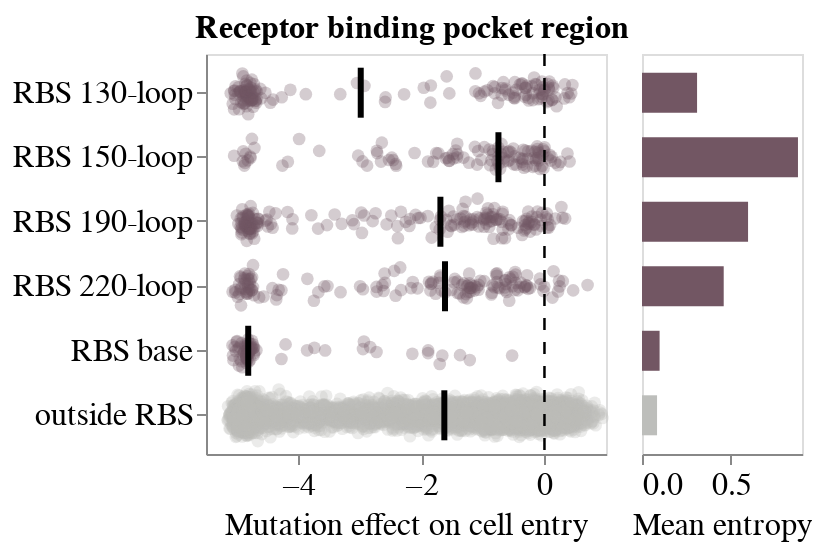

Write notebook code for a chart like this one.
### Markdown cell above
### Distribution of functional effects across classic receptor binding pocket regions

### Code cell
# Define custom colors for each RBS region
colors = {
    'outside RBS': '#bdbebb',
    'RBS 130-loop': '#725663',
    'RBS 150-loop': '#725663',
    'RBS 190-loop': '#725663',
    'RBS 220-loop': '#725663',
    'RBS base': '#725663'
}

# Create the jitter plot layer
points = alt.Chart(func_data_ann).mark_circle(size=40, opacity=0.3, stroke=None, strokeWidth=0).encode(
    y=alt.Y(
        "rbs_region",
        axis=alt.Axis(
            grid=False,
            titleFontSize=16,
            titleFontWeight='normal',
            labelFontSize=16,
            labelFontWeight='normal',
        )
    ).title(None),
    x=alt.X(
        'effect',
        title=(["Mutation effect on cell entry"]),
        axis=alt.Axis(
            grid=False,
             tickCount=4,
            titleFontSize=16,
            titleFontWeight='normal',
            labelFontSize=16,
            labelFontWeight='normal',
        )
    ),
    yOffset="jitter:Q",
    color=alt.Color(
            "rbs_region",
            scale=alt.Scale(domain=list(colors.keys()), range=list(colors.values())),
            legend=None
    ),
    tooltip=['site', 'wildtype', 'mutant', 'effect'],
).transform_calculate(
    jitter="sqrt(-2*log(random()))*cos(2*PI*random())"
)

# Add black median line
median_line = alt.Chart(func_data_ann).mark_tick(
    color='black',
    thickness=3,
    size=25
).encode(
    y='rbs_region:N',
    x='median(effect):Q'
)

vline = alt.Chart().mark_rule(
    color='black',
    size=1.25,
    opacity=1.0,
    strokeDash=[6,6]
).encode(x=alt.X(datum=0))

# Combine layers with median line on top
chart = alt.layer(
    points,
    median_line,
    vline
).properties(
    height=200, 
    width=200
)

mean_entropy_rbs = func_data_ann[['site', 'rbs_region', 'entropy']].drop_duplicates().groupby(
    "rbs_region"
)["entropy"].mean().reset_index().rename(
    columns={'entropy': 'mean_entropy'}
)

bar_chart = alt.Chart(mean_entropy_rbs).mark_bar(size=20).encode(
    x=alt.X(
        'mean_entropy:Q',
        title='Mean entropy',
        axis=alt.Axis(
            grid=False,
            tickCount=2,
            titleFontSize=16,
            titleFontWeight='normal',
            labelFontSize=16,
            labelFontWeight='normal',
        )
    ),
    y=alt.Y(
        'rbs_region:N',
        title=None,
        axis=None
    ),
    color=alt.Color(
            "rbs_region",
            scale=alt.Scale(domain=list(colors.keys()), range=list(colors.values())),
            legend=None
    ),
    tooltip=['rbs_region', 'mean_entropy']
).properties(
    height=200,
    width=80
)

# Concatenate the plots
combined_chart = alt.concat(
    chart,  # jitter + median line + vline chart
    bar_chart, # entropy bar chart
    spacing=10
).resolve_scale(
    y='shared'
).properties(
    title=alt.TitleParams(
        text='Receptor binding pocket region',
        anchor='middle',
        fontSize=16,
        fontWeight='bold',
    )
)

combined_chart.display()

### Figure 1 — Vega-Lite specification as saved in the notebook (floating-point values rounded to 4 significant figures; data arrays with more than 128 entries replaced by an {"elided": "..."} marker saying what was removed)
{"config": {"view": {"continuousWidth": 300, "continuousHeight": 300}}, "concat": [{"layer": [{"data": {"name": "data-8a591306460e4bf568a578b36f43efd2"}, "mark": {"type": "circle", "opacity": 0.3, "size": 40, "stroke": null, "strokeWidth": 0}, "encoding": {"color": {"field": "rbs_region", "legend": null, "scale": {"domain": ["outside RBS", "RBS 130-loop", "RBS 150-loop", "RBS 190-loop", "RBS 220-loop", "RBS base"], "range": ["#bdbebb", "#725663", "#725663", "#725663", "#725663", "#725663"]}, "type": "nominal"}, "tooltip": [{"field": "site", "type": "quantitative"}, {"field": "wildtype", "type": "nominal"}, {"field": "mutant", "type": "nominal"}, {"field": "effect", "type": "quantitative"}], "x": {"axis": {"grid": false, "labelFontSize": 16, "labelFontWeight": "normal", "tickCount": 4, "titleFontSize": 16, "titleFontWeight": "normal"}, "field": "effect", "title": ["Mutation effect on cell entry"], "type": "quantitative"}, "y": {"axis": {"grid": false, "labelFontSize": 16, "labelFontWeight": "normal", "titleFontSize": 16, "titleFontWeight": "normal"}, "field": "rbs_region", "title": null, "type": "nominal"}, "yOffset": {"field": "jitter", "type": "quantitative"}}, "transform": [{"calculate": "sqrt(-2*log(random()))*cos(2*PI*random())", "as": "jitter"}]}, {"data": {"name": "data-8a591306460e4bf568a578b36f43efd2"}, "mark": {"type": "tick", "color": "black", "size": 25, "thickness": 3}, "encoding": {"x": {"aggregate": "median", "field": "effect", "type": "quantitative"}, "y": {"field": "rbs_region", "type": "nominal"}}}, {"data": {"name": "empty"}, "mark": {"type": "rule", "color": "black", "opacity": 1.0, "size": 1.25, "strokeDash": [6, 6]}, "encoding": {"x": {"datum": 0}}}], "height": 200, "width": 200}, {"data": {"name": "data-81433b83304baeea5b62e56ccf8e2bdc"}, "mark": {"type": "bar", "size": 20}, "encoding": {"color": {"field": "rbs_region", "legend": null, "scale": {"domain": ["outside RBS", "RBS 130-loop", "RBS 150-loop", "RBS 190-loop", "RBS 220-loop", "RBS base"], "range": ["#bdbebb", "#725663", "#725663", "#725663", "#725663", "#725663"]}, "type": "nominal"}, "tooltip": [{"field": "rbs_region", "type": "nominal"}, {"field": "mean_entropy", "type": "quantitative"}], "x": {"axis": {"grid": false, "labelFontSize": 16, "labelFontWeight": "normal", "tickCount": 2, "titleFontSize": 16, "titleFontWeight": "normal"}, "field": "mean_entropy", "title": "Mean entropy", "type": "quantitative"}, "y": {"axis": null, "field": "rbs_region", "title": null, "type": "nominal"}}, "height": 200, "width": 80}], "resolve": {"scale": {"y": "shared"}}, "spacing": 10, "title": {"text": "Receptor binding pocket region", "anchor": "middle", "fontSize": 16, "fontWeight": "bold"}, "$schema": "https://vega.github.io/schema/vega-lite/v5.16.3.json", "datasets": {"data-8a591306460e4bf568a578b36f43efd2": {"elided": "9341 records"}, "empty": [{}], "data-81433b83304baeea5b62e56ccf8e2bdc": [{"rbs_region": "RBS 130-loop", "mean_entropy": 0.3097}, {"rbs_region": "RBS 150-loop", "mean_entropy": 0.8773}, {"rbs_region": "RBS 190-loop", "mean_entropy": 0.5966}, {"rbs_region": "RBS 220-loop", "mean_entropy": 0.4596}, {"rbs_region": "RBS base", "mean_entropy": 0.099}, {"rbs_region": "outside RBS", "mean_entropy": 0.08465}]}}
